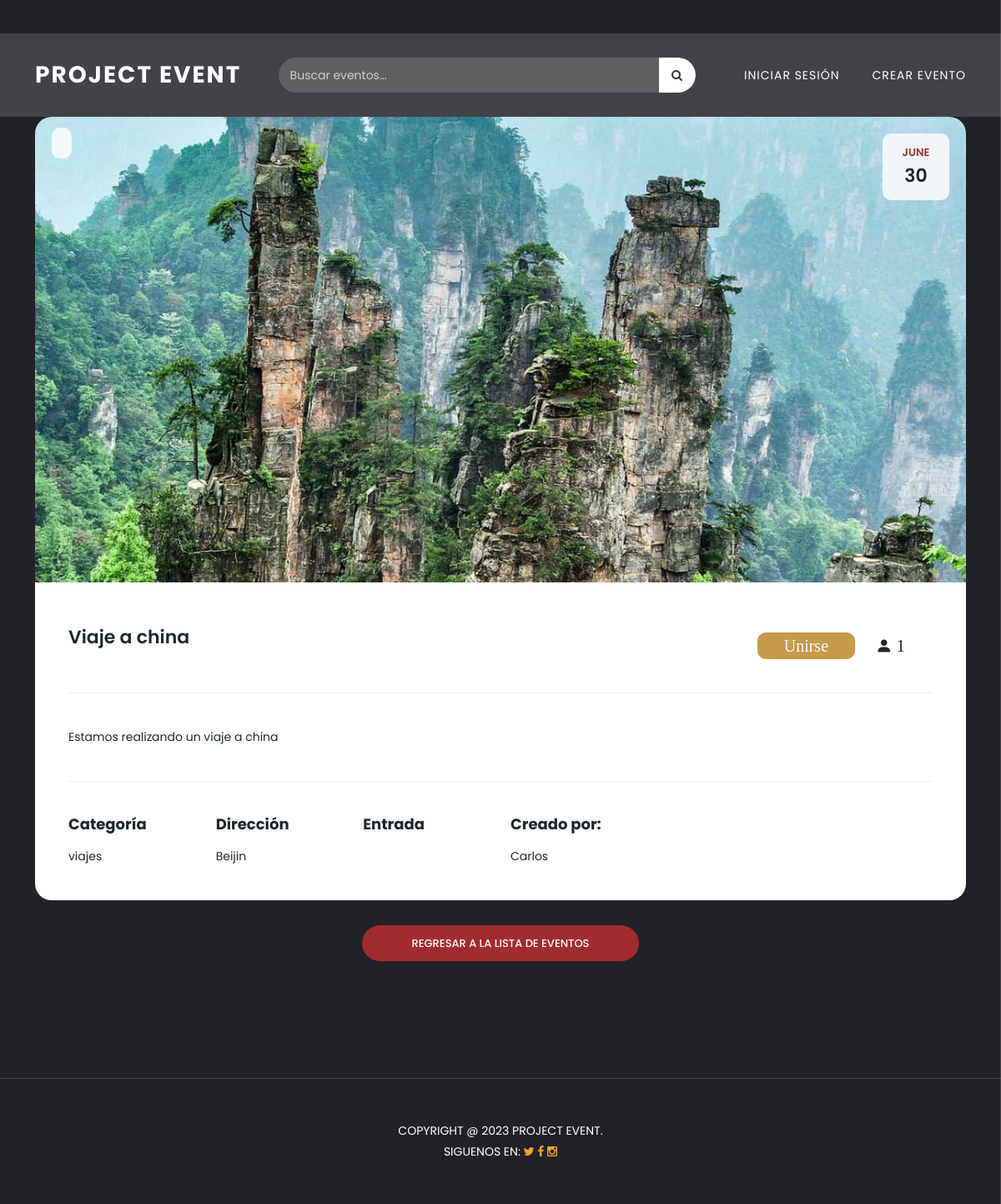
Screenshot of /meeting-details.php?id=54 with the database file from the repository.
### tables this page shows
CREATE TABLE `eventos` (
  `id` int(200) NOT NULL,
  `nomevent` varchar(50) NOT NULL,
  `categoria` varchar(25) NOT NULL,
  `fecha` date NOT NULL,
  `localizacion` varchar(50) NOT NULL,
  `descripcion` varchar(255) NOT NULL,
  `imagen` varchar(200) NOT NULL,
  `usuario` varchar(25) NOT NULL,
  `correo` varchar(50) NOT NULL,
  `max_asistentes` int(10) UNSIGNED DEFAULT NULL,
  `entrada` enum('gratis','pago') NOT NULL DEFAULT 'gratis',
  `usuario_id` int(11) DEFAULT NULL
);

CREATE TABLE `usuarios` (
  `usuario_id` int(11) NOT NULL,
  `contraseña` varchar(60) NOT NULL,
  `correo` varchar(200) NOT NULL,
  `nombre` varchar(50) NOT NULL,
  `fecha` date NOT NULL,
  `imagen` varchar(255) DEFAULT NULL
);

### FuncionesEventos.php (called while the page is built, shortened)
<?php
require ('dbEvent.php');
function obtenerDetallesEvento($id) {
    global $conexion;
    $sql = "SELECT eventos.*, usuarios.nombre AS creador
            FROM eventos
            INNER JOIN usuarios
            ON eventos.usuario_id = usuarios.usuario_id
            WHERE eventos.id = ?";
    $stmt = $conexion->prepare($sql);
    $stmt->bind_param("i", $id);
    $stmt->execute();
    $result = $stmt->get_result();
    if ($result->num_rows > 0) {
        return $result->fetch_assoc();
    }
    return false;
}
function obtenerUnion($id)
{
    global $conexion;
    $stmt = $conexion->prepare("
        SELECT COUNT(*)
        FROM join_event
        WHERE id_evento = ?
        AND join_action = 'unirse'
    ");
    $stmt->bind_param("i", $id);
    $stmt->execute();
    $result = $stmt->get_result();
    $row = $result->fetch_row();
    return (int)$row[0];
}
function UsuarioUnido($evento_id, $id_user)
{
    global $conexion;
    $stmt = $conexion->prepare("
        SELECT 1
        FROM join_event
        WHERE id_evento = ?
        AND id_usuario = ?
        AND join_action = 'unirse'
        LIMIT 1
    ");
    $stmt->bind_param("ii", $evento_id, $id_user);
    $stmt->execute();
    $result = $stmt->get_result();
    return $result->num_rows > 0;
}

### meeting-details.php (the view, shortened to what this page needs)
<?php
require ('usuarios.php');
require ('FuncionesEventos.php');
$id_user = $_SESSION['usuario']['usuario_id'] ?? null;
$usuario = $_SESSION['usuario']['nombre']     ?? null;
?>
<!DOCTYPE html>
<html lang="es">
  <head>
    <link href="vendor/bootstrap/css/bootstrap.min.css" rel="stylesheet">
    <link rel="stylesheet" href="assets/css/fontawesome.css">
    <link rel="stylesheet" href="assets/css/templatemo-edu-meeting.css">
    <link rel="stylesheet" href="assets/css/owl.css">
    <link rel="stylesheet" href="assets/css/lightbox.css">
    <link rel="stylesheet" href="assets/css/EstilosPaginaEventos.css">
    <link href="https://cdn.jsdelivr.net/npm/bootstrap-icons@1.11.3/font/bootstrap-icons.css" rel="stylesheet">
  </head>
<body>
<header class="header-area header-sticky">
  <div class="container">
    <div class="row">
      <div class="col-12">
        <nav class="main-nav">
          <a href="index.php" class="logo">Project Event</a>
          <div class="search-container">
            <form action="ListaEventos.php" method="GET" class="search-form">
              <input type="text" name="q" placeholder="Buscar eventos..." class="search-input">
              <button type="submit" class="search-button">
                <i class="fa fa-search"></i>
              </button>
            </form>
          </div>
          <ul class="event-nav">
            <li class="event-user">
              <?php if (!$usuario): ?>
                <a href="Login.php" class="event-login-btn">Iniciar sesión</a>
              <?php endif; ?>
            </li>
            <li>
              <a href="verificarSesion.php">Crear Evento</a>
            </li>
          </ul>
        </nav>
      </div>
    </div>
  </div>
</header>
<section class="meetings-page" id="meetings">
  <div class="container">
    <div class="row">
      <div class="col-lg-12">
      <?php
    $id = $_GET['id'];
    $detalleEvento = obtenerDetallesEvento($id);
    if ($detalleEvento) {
        $entrada = $detalleEvento['entrada'];
        $fecha = $detalleEvento['fecha'];
        $nombreEvento = $detalleEvento['nomevent'];
        $descripcion = $detalleEvento['descripcion'];
        $categoria = $detalleEvento['categoria'];
        $localizacion = $detalleEvento['localizacion'];
        $usuario = $detalleEvento['creador'];
        $imagen = $detalleEvento['imagen'];
        $mes = date('F', strtotime($fecha));
        $dia = date('d', strtotime($fecha));
        ?>
          <div class="row">
            <div class="col-lg-12">
              <div class="meeting-single-item">
                <div class="thumb">
                  <div class="price">
                    <span><?php echo $entrada; ?></span>
                  </div>
                  <div class="date">
                    <h6><?php echo $mes; ?> <span><?php echo $dia; ?></span></h6>
                  </div>
                  <a><img src="<?php echo $imagen; ?>" alt=""></a>
                </div>
                <div class="down-content">
                  <div class="d-flex justify-content-between align-items-center mb-3">
                    <h4 class="mb-0">
                      <?php echo $nombreEvento; ?>
                    </h4>
                    <div class="cajaEventoUnirse">
                      <?php if (UsuarioUnido($detalleEvento ['id'], $id_user)): ?>
                        <button class="btnU abandonando" data-id="<?= $detalleEvento ['id'] ?>">
                          Abandonar
                        </button>
                      <?php else: ?>
                        <button class="btnU uniendose" data-id="<?= $detalleEvento ['id'] ?>">
                          Unirse
                        </button>
                      <?php endif; ?>
                      <span class="unirse">
                        <i class="bi bi-person-fill"></i>
                        <?php echo obtenerUnion($detalleEvento ['id']); ?>
                      </span>
                    </div>
                  </div>
                  <p class="description">
                    <?php echo $descripcion; ?>
                  </p>
                  <div class="row">
                    <div class="col-lg-2">
                      <div class="hours">
                        <h5>Categoría</h5>
                        <p><?php echo $categoria; ?></p>
                      </div>
                    </div>
                    <div class="col-lg-2">
                      <div class="location">
                        <h5>Dirección</h5>
                        <p><?php echo $localizacion; ?></p>
                      </div>
                    </div>
                    <div class="col-lg-2">
                      <div class="location">
                        <h5>Entrada</h5>
                      </div>
                    </div>
                    <div class="col-lg-2">
                      <div class="book now">
                        <h5>Creado por:</h5>
                        <p><?php echo $usuario; ?></p>
                      </div>
                    </div>
                  </div>
                </div>
              </div>
            </div>
            <div class="col-lg-12">
              <div class="main-button-red">
                <a href="ListaEventos.php">Regresar a la lista de eventos</a>
              </div>
            </div>
          </div>
        <?php
        } else {
          echo "El evento no existe.";
        }
        ?>
      </div>
    </div>
  </div>
  <div class="footer">
    <p>Copyright @ 2023 Project Event.
        <br>Siguenos en:
        <a href="https://twitter.com/" target="_parent" title="free css templates"><i class="fa fa-twitter"></i></a>
        <a href="https://fb.com/" target="_parent" title="free css templates"><i class="fa fa-facebook"></i></a>
        <a href="https://instagram.com/" target="_parent" title="free css templates"><i class="fa fa-instagram"></i></a>
    </p>
  </div>
</section>
</body>
</html>

### assets/css/EstilosPaginaEventos.css (style rules this page uses)
.cajaEventoUnirse { margin-left: auto; display: flex; align-items: center; gap: 10px; margin-top: 20px; }
.uniendose { width: 150px; height: auto; font-size: 20px; font-family: 'calibrí'; border-radius: 10px; border:none; background-color: #c59a4b; color: #fff; cursor:pointer; align-items: bottom; }
.unirse { width: 50%; height: auto; font-size: 20px; font-family: 'calibrí'; border:none; color: #252525; cursor:pointer; align-items: bottom; padding-left: 15px; }

### rows the page displays
eventos: fecha "JUNE", fecha "30", imagen (picture), nomevent "Viaje a china", descripcion "Estamos realizando un viaje a china", categoria "viajes", localizacion "Beijin", usuario.nombre "Carlos"

### other values shown
obtenerUnion($detalleEvento ['id']) "1"
